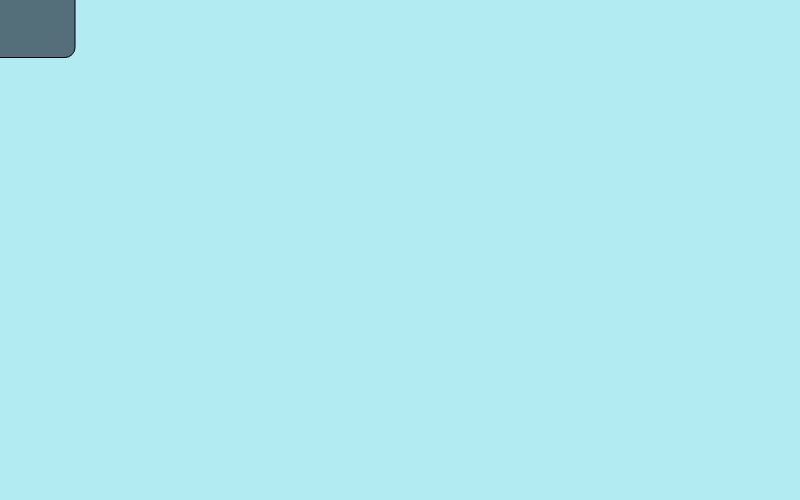
Frame 1 (no input)
Frame 60 (no input): identical to frame 1, image omitted
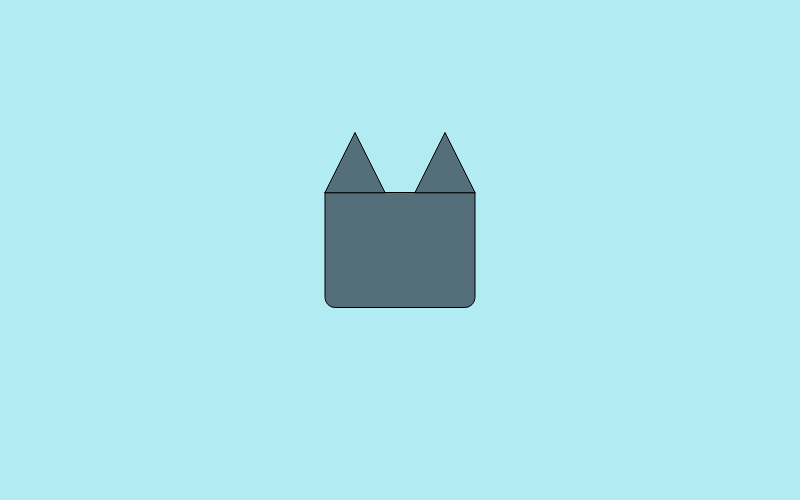
Frame 120 (the mouse pressed at the canvas centre since frame 60)

The p5.js sketch that drew these frames (run headless with seeded random() and noise() and a simulated clock; from frame 60 on, the mouse is pressed at the canvas centre):

// p5.js sketch
// ── sketch.js
// Hér kemur kóðinn þinn:

var andlit = 115;
var eyru = 60;
var augu = 30;

function setup() {
  createCanvas(800,500);
  rectMode(CENTER);
}
function draw() {
  background(178, 235, 242);
// ANDLITIÐ
  fill(84, 110, 122);
  rect(mouseX,mouseY,150,andlit,0,0,10,10);
// EYRUN
  //vinstra eyra
  fill(84, 110, 122);
  triangle(mouseX-75,mouseY-andlit/2,mouseX-45,mouseY-andlit/2-eyru,mouseX-15,mouseY-andlit/2);
  //hægra eyra
  fill(84, 110, 122);
  triangle(mouseX+15,mouseY-andlit/2,mouseX+45,mouseY-andlit/2-eyru,mouseX+75,mouseY-andlit/2);
//AUGUN
  //vinstra auga

  //ellipse(mouseX,mouseY - bukur/2, 80,80);
  // AUGUN
  //fill(100);
  //ellipse (mouseX - 25,mouseY - bukur/2, 20,40);
  //ellipse (mouseX + 25,mouseY - bukur/2, 20,40);
  // VEIÐIHÁRIN
  //line (mouseX - 20, mouseY + bukur/2, mouseX - 20, mouseY + bukur/2 + 50);
  //line (mouseX + 20, mouseY + bukur/2, mouseX + 20, mouseY + bukur/2 + 50);
}

//function mousePressed() {
	//bukur = random (50,150);
//}
